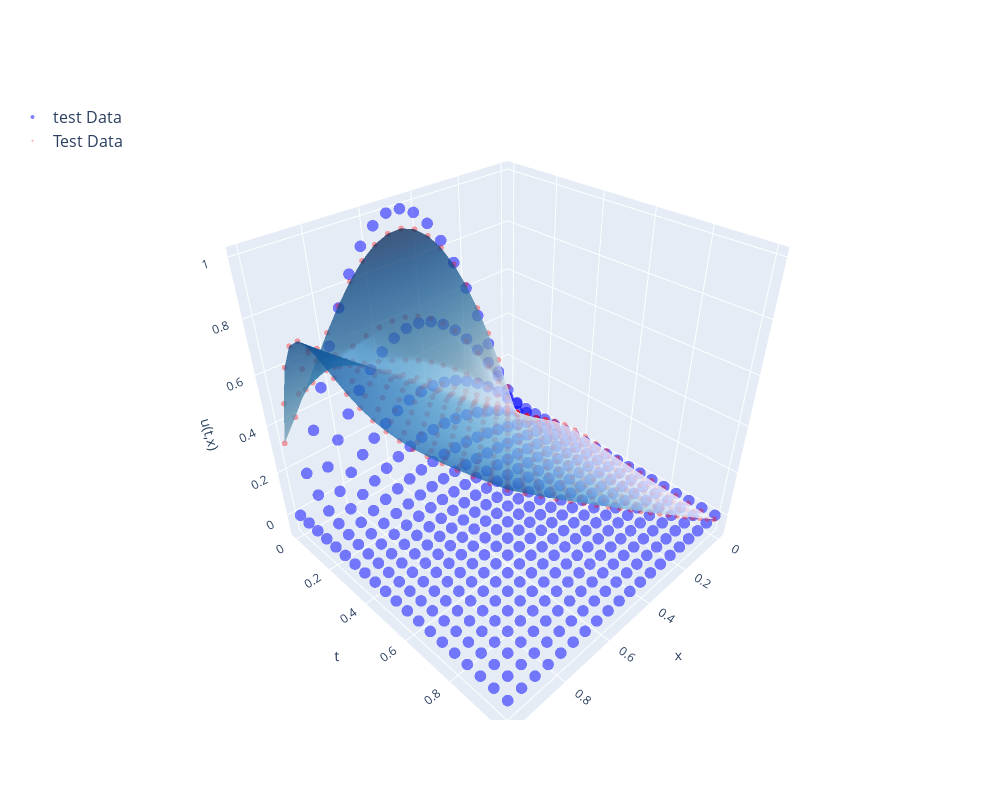

The cell this chart's notebook holds for it:
### Code cell
# Entrenar el modelo
pinn_inf_model.train(
    data=data,
    diff_equation=diff_equation,
    constant_values=diff_equation.constants,
    initial_conditions=initial_conditions,
    lr=lr,
    n_epochs=n_epochs,
    optimizer_name=optimizer,
    lambda_pin=lambda_pin,
    lambda_ic=lambda_ic,
    lambda_bc=lambda_bc,
)

for constant in pinn_inf_model.params:
    print(constant, getattr(pinn_inf_model, constant).item())


# Plot the results
if diff_equation.dy:
    pinn_inf_model.plot_2d(data)
elif diff_equation.dx and not diff_equation.dy:
    pinn_inf_model.plot_solution(data)
elif not diff_equation.dx:
    pinn_inf_model.plot(data)

# pinn_inf_model.plot_solution(data)

### Figure 1 — Plotly figure (JSON) as saved in the notebook; plotly's stock layout.template omitted (floating-point values rounded to 4 significant figures; data arrays with more than 128 entries replaced by an {"elided": "..."} marker saying what was removed)
{"data": [{"marker": {"color": "blue", "opacity": 0.5, "size": 4}, "mode": "markers", "name": "test Data", "type": "scatter3d", "x": {"elided": "400 float values"}, "y": {"elided": "400 float values"}, "z": {"elided": "400 float values"}}, {"marker": {"color": "red", "opacity": 0.35, "size": 2}, "mode": "markers", "name": "Test Data", "type": "scatter3d", "x": {"elided": "400 float values"}, "y": {"elided": "400 float values"}, "z": {"elided": "400 float values"}}, {"colorscale": [[0, "rgb(247,251,255)"], [0.125, "rgb(222,235,247)"], [0.25, "rgb(198,219,239)"], [0.375, "rgb(158,202,225)"], [0.5, "rgb(107,174,214)"], [0.625, "rgb(66,146,198)"], [0.75, "rgb(33,113,181)"], [0.875, "rgb(8,81,156)"], [1, "rgb(8,48,107)"]], "name": "True Function", "opacity": 0.5, "showscale": false, "type": "surface", "x": [0, 0.05263, 0.1053, 0.1579, 0.2105, 0.2632, 0.3158, 0.3684, 0.4211, 0.4737, 0.5263, 0.5789, 0.6316, 0.6842, 0.7368, 0.7895, 0.8421, 0.8947, 0.9474, 1], "y": [0, 0.05263, 0.1053, 0.1579, 0.2105, 0.2632, 0.3158, 0.3684, 0.4211, 0.4737, 0.5263, 0.5789, 0.6316, 0.6842, 0.7368, 0.7895, 0.8421, 0.8947, 0.9474, 1], "z": {"elided": "20x20 float values"}}, {"colorscale": [[0, "rgb(247,251,255)"], [0.125, "rgb(222,235,247)"], [0.25, "rgb(198,219,239)"], [0.375, "rgb(158,202,225)"], [0.5, "rgb(107,174,214)"], [0.625, "rgb(66,146,198)"], [0.75, "rgb(33,113,181)"], [0.875, "rgb(8,81,156)"], [1, "rgb(8,48,107)"]], "name": "True Function", "opacity": 0.5, "showscale": false, "type": "surface", "x": [0, 0.05263, 0.1053, 0.1579, 0.2105, 0.2632, 0.3158, 0.3684, 0.4211, 0.4737, 0.5263, 0.5789, 0.6316, 0.6842, 0.7368, 0.7895, 0.8421, 0.8947, 0.9474, 1], "y": [0, 0.05263, 0.1053, 0.1579, 0.2105, 0.2632, 0.3158, 0.3684, 0.4211, 0.4737, 0.5263, 0.5789, 0.6316, 0.6842, 0.7368, 0.7895, 0.8421, 0.8947, 0.9474, 1], "z": {"elided": "20x20 float values"}}], "layout": {"height": 800, "legend": {"font": {"size": 16}, "x": -0.1, "y": 1}, "scene": {"aspectmode": "cube", "xaxis": {"title": {"text": "x"}}, "yaxis": {"title": {"text": "t"}}, "zaxis": {"title": {"text": "u(t,x)"}}}, "width": 1000}}
